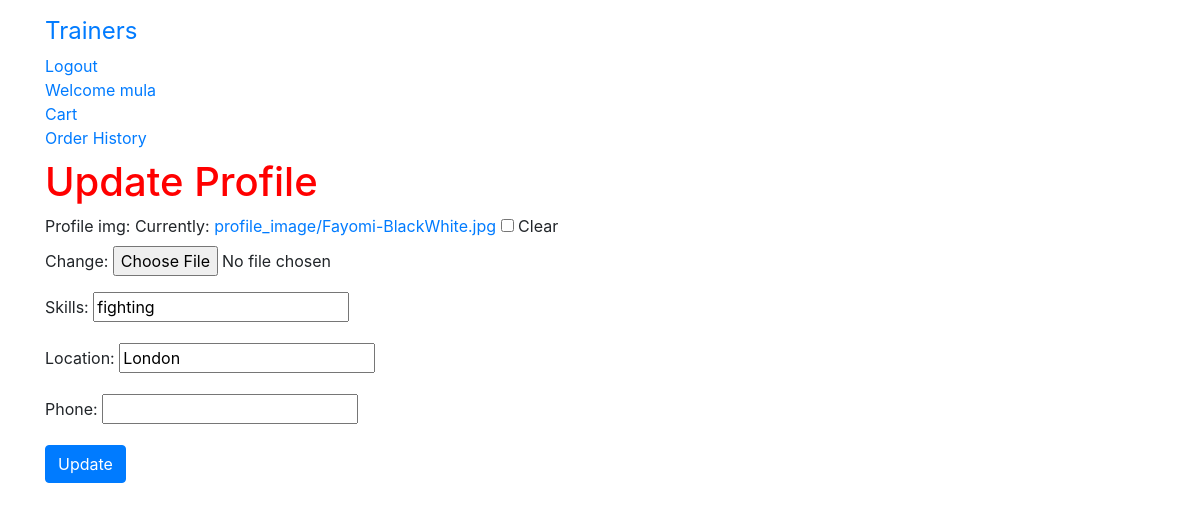
The app's page /trainer/update/8/ (signed in) with its own data.
### gym/models.py (models this page shows, shortened)
class User(AbstractUser):
    is_trainer = models.BooleanField(default=False)
    is_client= models.BooleanField(default=False)

class TrainerProfile(models.Model):
    user = models.OneToOneField(User,on_delete=models.CASCADE,primary_key=True)
    name = models.CharField(max_length=100,null=True)
    description = models.TextField()
    age = models.PositiveIntegerField(null=True)
    phone = models.CharField(max_length=30,null=True)
    gender = models.CharField(max_length=30,null=True)
    location = models.CharField(max_length=30,null=True)
    skills = models.CharField(max_length=30,null=True)
    profile_img = models.ImageField(upload_to='profile_image', blank=True)

### gym/views.py (the view)
# urls.py: path('trainer/update/<pk>/',views.TrainerUpdateView.as_view(),name='trainer_update'),
class TrainerUpdateView(LoginRequiredMixin,UpdateView):
    model = TrainerProfile
    fields = ('profile_img','skills','location','phone')

### gym/templates/gym/trainerprofile_form.html (shortened to what this page needs)
{% extends 'base.html'%}
{% block content %}
<h1>Update Profile</h1>
<form method="post" enctype="multipart/form-data">
  {{ form.as_p }}
  <input type="submit" class="btn btn-primary" name="" value="Update">
</form>
{% endblock %}

### gym/templates/base.html (shortened to what this page needs)
<!DOCTYPE html>
{% load staticfiles %}
<html lang="en" dir="ltr">
  <head>
    <link rel="stylesheet" href="https://maxcdn.bootstrapcdn.com/bootstrap/4.0.0/css/bootstrap.min.css">
    <link rel="stylesheet" href="{% static 'gym/css/app.css' %}">
  </head>
  <body>
    <nav class="navbar navbar-default techfont custom-navbar">
      <div class="container">
        <ul class="nav navbar-nav">
          <li> <a class="navbar-brand bigbrand" href="{% url 'gym:trainer_list'%}">Trainers</a> </li>
        {% if user.is_authenticated %}
          <li> <a href="{% url 'logout'%}">Logout</a> </li>
          {% if user.is_trainer == True %}
            <li> <a href="{% url 'gym:trainer_profile'%}">Welcome Trainer {{ user.username }}</a> </li>
          {% else %}
            <li> <a href="{% url 'gym:client_profile' pk=user.pk%}">Welcome {{ user.username }}</a> </li>
            <li> <a href="{% url 'cart:cart_detail'%}"> Cart</a> </li>
          {% endif %}
          {% if user.is_trainer %}
            <li> <a href="{% url 'order:trainer_order_history'%}">Order History</a> </li>
            <li> <a href="{% url 'stripe:stripe_register'%}">Register For Payment</a>  </li>
          {% else %}
            <li> <a href="{% url 'order:order_history'%}">Order History</a> </li>
          {% endif %}
        {% else %}
          <li> <a class="nav-item active" href="{% url 'gym:client_signup'%}"> Register as Client</a> </li>
          <li> <a href="{% url 'gym:trainer_signup'%}"> Register as Trainer</a> </li>
          <li> <a class="nav navbar-right" href="{% url 'login'%}">Login</a> </li>
        {% endif %}
        </ul>
      </div>
    </nav>
    <div class="container">
    {% block content %}
    {% endblock %}
    </div>
  </body>
</html>

### gym/static/gym/css/app.css (style rules this page uses)
h1 { color: red; }
.bigbrand { font-size: 1.5em; }

### records on screen
User: username "mula"
TrainerProfile: skills "fighting", location "London"
